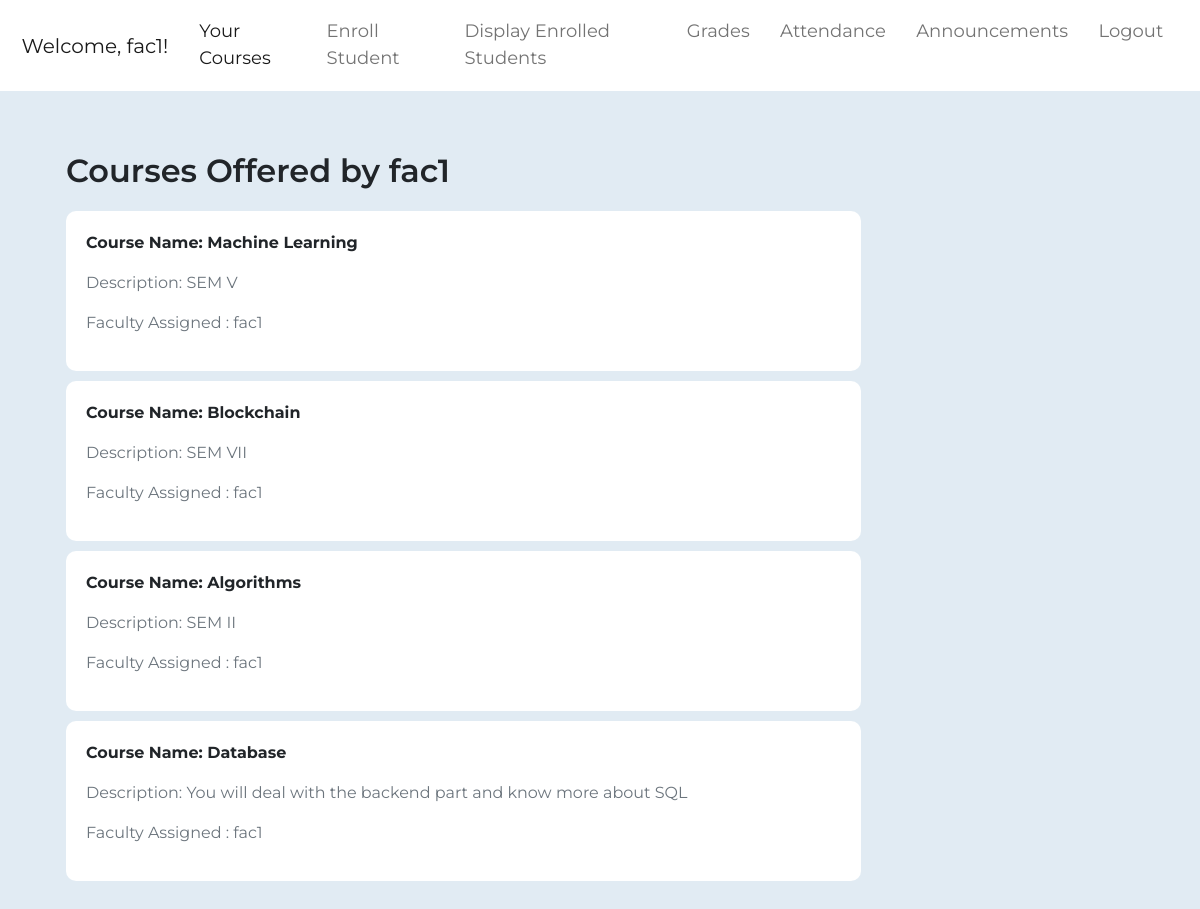
Screenshot of /faculty/facCourses (signed in) with the database file from the repository.
### base/models.py (models this page shows)
class User(AbstractUser):
    user_type = models.CharField(max_length=10,choices=(('Student','Student'),('Faculty','Faculty'),('Librarian','Librarian')),null=True)

### student/models.py (models this page shows)
class Course(models.Model):
    name = models.CharField(max_length=50)
    description = models.CharField(max_length=50)
    faculty = models.ForeignKey(User,on_delete=models.CASCADE,null=True)

### faculty/views.py (the view)
# urls.py: path('facCourses',views.faculty_courses,name="facCourses"),
def faculty_courses(request):
    if not check(request):
        storage = messages.get_messages(request)
        storage.used = True
        messages.info(request,'Invalid Request')
        return redirect('/')
    if not request.user.is_authenticated:
        storage = messages.get_messages(request)
        storage.used = True
        messages.info(request,'Not Logged In')
        return redirect('/')
    course = Course.objects.filter(faculty=request.user)
    return render(request,'facCourses.html',{'course':course})

### faculty/views.py (called while the page is built)
def check(request):
    return request.user.user_type=="Faculty"

### templates/facCourses.html
{%extends "facultyDashboard.html"%}
{% load static %}
{% block styles %}
    <link rel="stylesheet" href="{% static 'makerequest.css' %}">
{% endblock styles %}
{%block navbar%}
    <a class="nav-link active" aria-current="page" href="/faculty/facCourses">Your Courses</a>
    <a class= "nav-link" href="/faculty/enrollment" >Enroll Student</a>
    <a class="nav-link" href="/faculty/displayStudents" >Display Enrolled Students</a>
    <a class="nav-link" href="/faculty/updateGrade" >Grades</a>
    <a class="nav-link" href="/faculty/updateAttendance" >Attendance</a>
    <a class="nav-link" href="/faculty/facAnnouncement" >Announcements</a>
    <a class="nav-link" href="/logout" >Logout</a>
{%endblock%}
{%block content%}
<div class="container">
    <div class="container-fluid" style="margin-bottom: 5vh;margin-top: 7vh;">
        <div class="container">
            <div class="row ">
                <div class="col-12 col-lg-9 ">
                    <p class="p-0 heading">
                        Courses Offered by {{request.user.first_name}}
                    </p>
                    {% for item in course %}
                        <div class="card w-100 bookCard">
                            <div class="row">
                                <div class="col">
                                    <strong>Course Name: {{item.name}}</strong><br>
                                    <p class="text-muted mt-3 ">Description: {{item.description}}</p>
                                    <p class="text-muted mt-3">Faculty Assigned : {{item.faculty.first_name}}</p>
                                </div>
                            </div>
                        </div>
                    {% endfor %}
                </div>
            </div>
        </div>
    </div>
</div>
{%endblock%}

### templates/facultyDashboard.html (shortened to what this page needs)
{%load static%}
<!DOCTYPE html>
<html lang="en">
<head>
  <link rel="stylesheet" href="https://stackpath.bootstrapcdn.com/bootstrap/4.5.2/css/bootstrap.min.css">
  <link href="https://cdn.jsdelivr.net/npm/bootstrap@5.0.2/dist/css/bootstrap.min.css" rel="stylesheet"
>
  <link rel="stylesheet" href="https://cdnjs.cloudflare.com/ajax/libs/font-awesome/4.7.0/css/font-awesome.min.css">
  <link rel="stylesheet" href="{% static 'dashboard.css' %}">
  <link rel="stylesheet" href="{% static 'dashboard.css' %}">
  {% block styles %}{% endblock %}
</head>
<body>
  <nav class="navbar navbar-expand-lg navbar-light bg-white">
    <div class="container-fluid">
      <a class="navbar-brand" href="#">
        Welcome, <string>{{request.user.username}}!</strong>
      </a>
      <div class="collapse navbar-collapse" id="navbarNavAltMarkup">
        <div class="navbar-nav ms-auto">
            {%block navbar%}{%endblock%}
        </div>
      </div>
    </div>
  </nav>
    <div>
    {% block content %}{% endblock %}
  </div>
</body>
</html>

### static/dashboard.css (style rules this page uses)
body { background-color: rgb(225, 235, 243); font-family: 'Montserrat', sans-serif; }
body { -ms-overflow-style: none; scrollbar-width: none; }
.navbar { padding: 0.8vw; }
.nav-link { margin-left: 0.6vw; margin-right: 0.6vw; font-size: large; }
.nav-link::after { content: ''; display: block; width: 0; height: 2px; background: #000; transition: width .3s; }

### static/makerequest.css (style rules this page uses)
body { background-color: rgb(225, 235, 243); font-family: 'Montserrat', sans-serif; }
.navbar { padding: 0.8vw; }
.nav-link { margin-left: 0.6vw; margin-right: 0.6vw; font-size: large; }
.heading { font-size: xx-large; font-weight: 600; }
.bookCard { width: 100%; margin-top: 10px; margin-bottom: 10px; border-radius: 10px; padding: 20px; border: none; }

### rows the page displays
User: user.username "fac1", user.first_name "fac1"
Course: name "Machine Learning", description "SEM V", faculty.first_name "fac1"
Course: name "Blockchain", description "SEM VII", faculty.first_name "fac1"
Course: name "Algorithms", description "SEM II", faculty.first_name "fac1"
Course: name "Database", description "You will deal with the backend part and know more about SQL", faculty.first_name "fac1"
